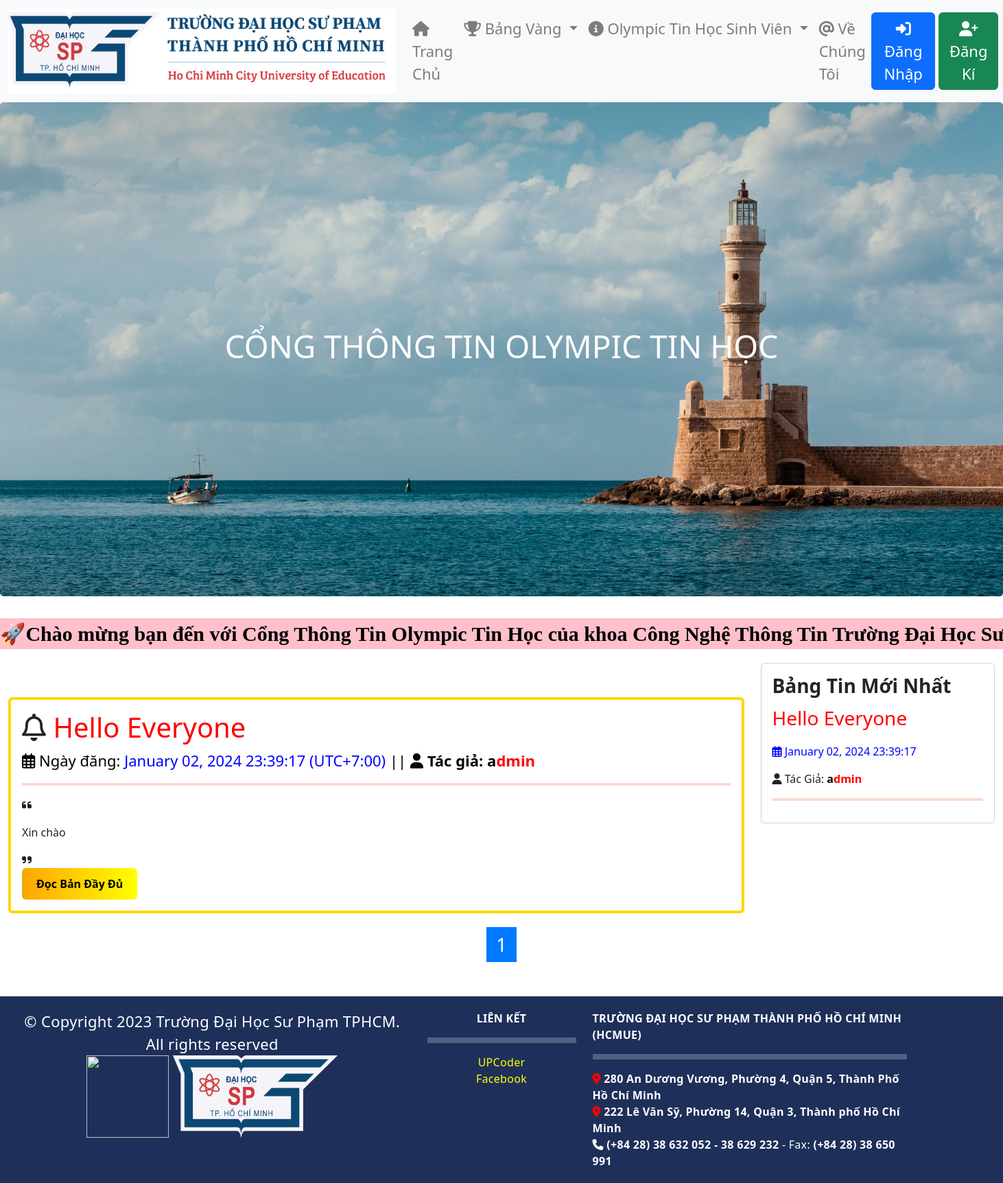
The page / on the database its author committed.
### blog/models.py (models this page shows, shortened)
class Post(models.Model):
    STATUS_CHOICES = (
        ('draft', 'Draft'),
        ('published', 'Published'),
    )
    title = models.CharField(max_length=100)
    content = FroalaField()
    date_posted = models.DateTimeField(default=timezone.now)
    author = models.ForeignKey(User, on_delete=models.CASCADE)
    category = models.ForeignKey(Category, on_delete=models.SET_NULL, null=True, blank=True)
    status = models.CharField(max_length=10, choices=STATUS_CHOICES, default='draft')

### blog/views.py (the view)
# urls.py: path('',views.home , name = "blog-home"),
def home(request):
    posts = Post.objects.all().order_by('-date_posted')
    sidebar_posts = Post.objects.exclude(category__name='Tài Liệu').order_by('-date_posted')[:4]
    paginator = Paginator(posts, 5)  # Display 5 posts per page
    page = request.GET.get('page')
    try:
        posts = paginator.page(page)
    except PageNotAnInteger:
        posts = paginator.page(1)
    except EmptyPage:
        posts = paginator.page(paginator.num_pages)
    return render(request, 'blog/index.html', {'posts': posts, 'sidebar_posts': sidebar_posts})

### blog/templates/blog/index.html (shortened to what this page needs)
{% extends 'blog/base.html' %}
{% block content %}
{% load static %}
<!DOCTYPE html>
<html lang="en">
<head>
    <link rel="stylesheet" href="https://cdnjs.cloudflare.com/ajax/libs/font-awesome/6.5.1/css/all.min.css">
    <link rel="stylesheet" href="https://stackpath.bootstrapcdn.com/bootstrap/4.3.1/css/bootstrap.min.css">
    <link href="https://cdn.jsdelivr.net/npm/bootstrap@5.3.2/dist/css/bootstrap.min.css" rel="stylesheet">
    <link rel = "stylesheet" href = "{% static 'blog/main2.css'%}">
</head>
<body>
    <div class="jumbotron scrollreveal animate__animated animate__fadeIn">
        <div class="container">
            <h1 class="display-12" style="font-size: 46px; display: flex; justify-content: center; align-items: center;"> CỔNG THÔNG TIN OLYMPIC TIN HỌC   </h1>
        </div>
    </div>
    <div class="intro">
        <div class="text-typing">
            <p class="lead" style="font-size: 30px;">🚀Chào mừng bạn đến với Cổng Thông Tin Olympic Tin Học của khoa Công Nghệ Thông Tin Trường Đại Học Sư Phạm Thành Phố Hồ Chí Minh !</p>
        </div>
    </div>
    <div class="container custom-container" style="max-width: 1500px;">
        <div class="row">
            <div class="col-lg-9">
                {% for post in posts %}
                   {% if post.status == 'published' and post.category.name != 'Tài Liệu' %}
                    <div class="card post-card" style="border: 4px solid gold;">
                        <div class="card-body">
                            <h1 class="card-title">
                                <i class="fa-sharp fa-regular fa-bell fa-shake"></i> <span style="color: red;"> {{ post.title }} </span>
                            </h1>
                            <p class="card-text post-meta" style="font-size: 22px; color: black;">
                                <i class="far fa-calendar-alt"></i> Ngày đăng: <span style="color: blue;">  {{ post.date_posted|date:"F d, Y H:i:s" }}
                                (UTC+7:00) </span> || <i class="fas fa-user"></i>  <span style="font-weight: bold;">Tác giả:</span> <a href="{% url 'view_profile' post.author.username %}"> <span style="color: black;font-weight: bold;">  {{ post.author.username|slice:"1" }}</span><span style="color: red; font-weight: bold;">{{ post.author.username|slice:"1:" }}</span> </a>
                            </p>
                            <hr>
                            <div class="card-text post-content">
                                <i class="fas fa-quote-left"></i>  {{post.content | safe | linebreaks | truncatewords:30 }}  <i class="fas fa-quote-right"></i>
                            </div>
                            <a href="{% url 'post_detail' pk=post.pk %}" class="btn neon-button">Đọc Bản Đầy Đủ</a>
                        </div>
                    </div>
                {% endif %}
                {% endfor %}
            </div>
            <div class="col-lg-3">
                <div class="card sidebar-card">
                    <div class="card-body">
                        <h3> <span style="font-weight: 700;"> Bảng Tin Mới Nhất </span> </h3>
                        {% for sidebar_post in sidebar_posts %}
                            {% if sidebar_post.status == 'published' and sidebar_post.category.name != "Tài Liệu" %}
                                <a href="{% url 'post_detail' pk=sidebar_post.pk %}" style="text-decoration: none; font-size: 28px;">
                                    <p style="color: red;">{{ sidebar_post.title }}</p>
                                </a>
                                <p style="color: blue;"> <i class="far fa-calendar-alt"></i> {{ sidebar_post.date_posted|date:"F d, Y H:i:s" }}</p>
                                <p> <i class="fas fa-user"></i> Tác Giả:<span style="color: black;font-weight: bold;">  {{ sidebar_post.author.username|slice:"1" }}</span><span style="color: red; font-weight: bold;">{{ sidebar_post.author.username|slice:"1:" }}</span></p>
                                <hr>
                            {% endif %}
                        {% endfor %}
                    </div>
                </div>
            </div>
        </div>
    </div>
    <nav aria-label="Page navigation">
        <ul class="pagination justify-content-center">
            {% for i in posts.paginator.page_range %}
                {% if posts.number == i %}
                    <li class="page-item active"><span class="page-link">{{ i }}</span></li>
                {% elif i > posts.number|add:'-2' and i < posts.number|add:'2' %}
                    <li class="page-item"><a class="page-link" href="?page={{ i }}">{{ i }}</a></li>
                {% endif %}
            {% endfor %}
        </ul>
    </nav>
    <link rel="stylesheet" href="https://cdnjs.cloudflare.com/ajax/libs/animate.css/4.1.1/animate.min.css">
</body>
</html>
{% endblock %}

### blog/static/blog/main2.css (style rules this page uses)
.intro { background-color: pink; }
.text-typing { margin: 20px auto; font-family: 'Times New Roman'; }
.text-typing p { color: black; font-weight: 700; font-size: 2em; white-space: nowrap; overflow: hidden; animation: typing 10s steps(30) infinite, blink 1s infinite; }
hr { font-weight: bold; border-top: 4px solid tomato; }
.custom-container { max-width: 1500px; }
.post-card { margin-top: 50px; }
.post-meta { font-size: 14px; color: #6c757d; }
.neon-button { position: relative; display: inline-block; padding: 10px 20px; color: black; text-decoration: none; font-weight: bold; overflow: hidden; background-image: linear-gradient(90deg, orange, yellow, yellowgreen); background-size: 200% 200%; transition: background-position 1s; }
.pagination { margin-top: 20px; }
.pagination .page-link { font-size: 28px; color: #333; background-color: #f8f9fa; border: 2px solid #dee2e6; }
.pagination .page-item.active .page-link { z-index: 3; color: #fff; background-color: #007bff; border-color: #007bff; }
.pagination .page-item:first-child .page-link, .pagination .page-item:last-child .page-link { border-radius: 0; }
.jumbotron { background-image: url('banner-img.jpg'); background-size: cover; background-position: center; color: #ffffff; text-align: center; height: 90vh; display: flex; justify-content: center; align-items: center; }

### blog/templates/blog/index.html (style rules this page uses)
a { text-decoration: none; }

### rows shown on the page
Post: title "Hello Everyone", date_posted "January 02, 2024 23:39:17", author.username "a", author.username "dmin", content "Xin chào"

### other values the page prints
{{ i }} "1"
